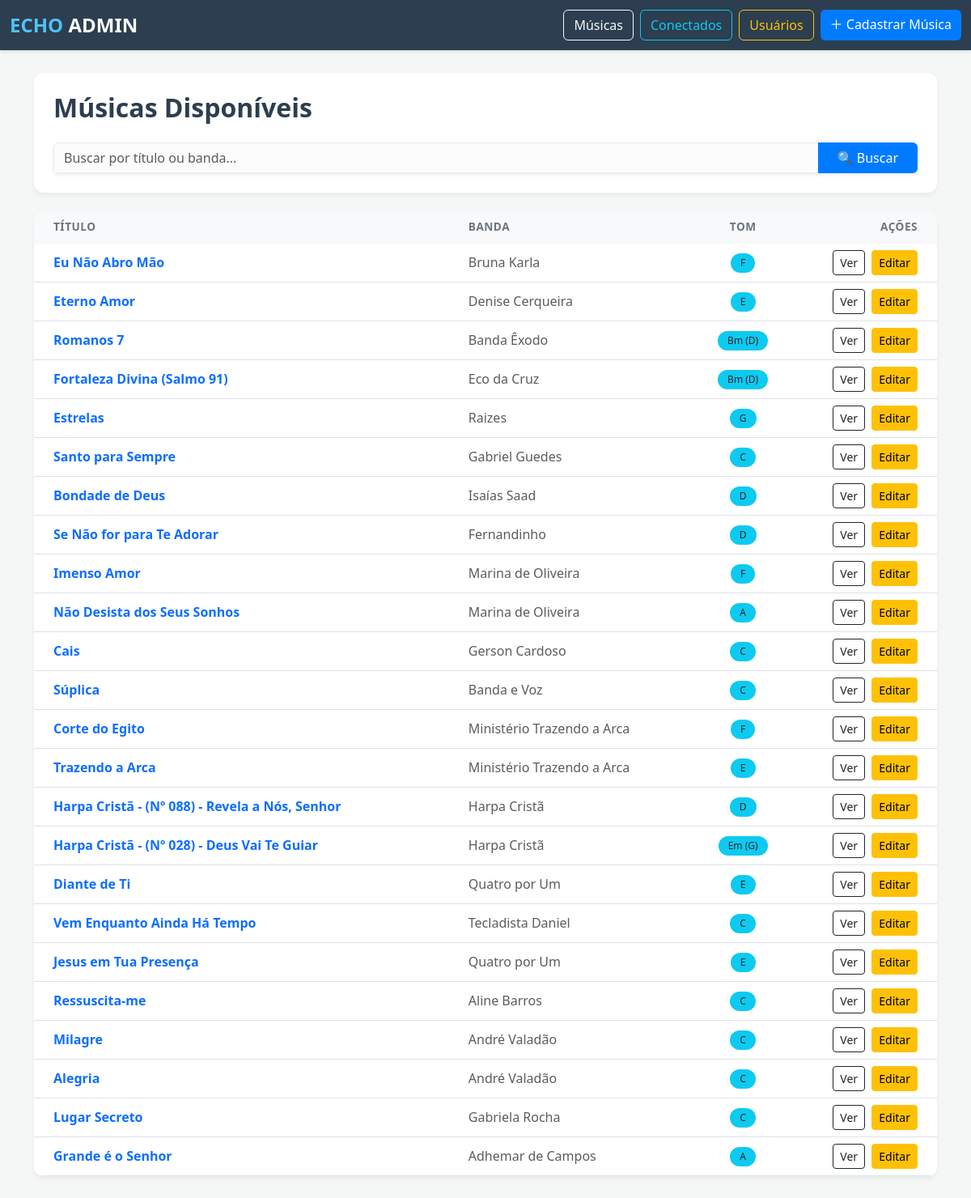
The app's page /cifras with its own data.
### tables this page shows
CREATE TABLE cifras (
            id INTEGER PRIMARY KEY AUTOINCREMENT,
            titulo TEXT NOT NULL,
            banda TEXT NOT NULL,
            tom TEXT NOT NULL,
            capotraste TEXT,
            afinacao TEXT,
            letra TEXT NOT NULL,
            cifra TEXT NOT NULL,
            arquivo TEXT,
            created_at TEXT NOT NULL
        );

### app.py (the view)
@app.route("/cifras")
def listar_cifras():
    conn = get_cifras_conn()
    q = request.args.get("q", "").strip()
    if q:
        musicas = conn.execute("SELECT * FROM cifras WHERE titulo LIKE ? OR banda LIKE ? ORDER BY created_at DESC", (f"%{q}%", f"%{q}%")).fetchall()
    else:
        musicas = conn.execute("SELECT * FROM cifras ORDER BY created_at DESC").fetchall()
    conn.close()
    return render_template("index.html", musicas=musicas, q=q)

### app.py (called while the page is built)
def get_cifras_conn():
    conn = sqlite3.connect(CIFRAS_DB_PATH)
    conn.row_factory = sqlite3.Row
    return conn

### templates/index.html (shortened to what this page needs)
{% extends 'base.html' %}
{% block content %}
<div class="row mb-4">
    <div class="col-12">
        <div class="card bg-white p-4">
            <h2 class="mb-4 fw-bold" style="color: var(--nav-dark);">Músicas Disponíveis</h2>
            <form method="GET" action="{{ url_for('listar_cifras') }}">
                <div class="input-group shadow-sm">
                    <input type="text" name="q" class="form-control border-light-subtle"
                           placeholder="Buscar por título ou banda..." value="{{ q or '' }}" style="background-color: #fcfcfc;">
                    <button class="btn btn-primary px-4" type="submit">🔍 Buscar</button>
                </div>
            </form>
        </div>
    </div>
</div>
<div class="card bg-white overflow-hidden">
    <div class="table-responsive">
        <table class="table table-hover align-middle mb-0">
            <thead class="table-light">
                <tr>
                    <th class="ps-4">Título</th>
                    <th>Banda</th>
                    <th class="text-center">Tom</th>
                    <th class="text-end pe-4">Ações</th>
                </tr>
            </thead>
            <tbody>
                {% for musica in musicas %}
                <tr>
                    <td class="ps-4 fw-bold text-primary">{{ musica.titulo }}</td>
                    <td class="text-muted">{{ musica.banda }}</td>
                    <td class="text-center">
                        <span class="badge rounded-pill bg-info text-dark">{{ musica.tom }}</span>
                    </td>
                    <td class="text-end pe-4">
                        <a href="{{ url_for('detalhar_cifra', cifra_id=musica.id) }}" class="btn btn-sm btn-outline-dark me-1">Ver</a>
                        <a href="{{ url_for('editar_cifra', cifra_id=musica.id) }}" class="btn btn-sm btn-warning">Editar</a>
                    </td>
                </tr>
                {% else %}
                <tr>
                    <td colspan="4" class="text-center py-5 text-muted">
                        <p class="mb-0">Nenhuma cifra cadastrada ainda.</p>
                    </td>
                </tr>
                {% endfor %}
            </tbody>
        </table>
    </div>
</div>
{% endblock %}

### templates/base.html (shortened to what this page needs)
<!doctype html>
<html lang="pt-br">
<head>
    <link href="https://cdn.jsdelivr.net/npm/bootstrap@5.3.0-alpha1/dist/css/bootstrap.min.css" rel="stylesheet">
</head>
<body>
    <nav class="navbar navbar-expand-lg navbar-dark fixed-top">
        <div class="container-fluid">
            <a class="navbar-brand fw-bold" href="{{ url_for('listar_cifras') }}">
                <span style="color: #4fc3f7;">ECHO</span> ADMIN
            </a>
            <div class="collapse navbar-collapse" id="navbarNav">
                <div class="navbar-nav ms-auto">
                    <a href="{{ url_for('listar_cifras') }}" class="btn btn-outline-light me-2 mb-2 mb-lg-0">Músicas</a>
                    <a href="{{ url_for('usuarios_conectados') }}" class="btn btn-outline-info me-2 mb-2 mb-lg-0">Conectados</a>
                    <a href="{{ url_for('gerenciar_usuarios') }}" class="btn btn-outline-warning me-2 mb-2 mb-lg-0">Usuários</a>
                    <a href="{{ url_for('criar_cifra') }}" class="btn btn-primary">＋ Cadastrar Música</a>
                </div>
            </div>
        </div>
    </nav>
    <div class="container main-wrapper">
        {% block content %}{% endblock %}
    </div>
</body>
</html>

### templates/base.html (style rules this page uses)
:root { --bg-light: #f4f7f6; --accent-blue: #007bff; --nav-dark: #2c3e50; }
body { background-color: var(--bg-light); color: #333; font-family: 'Segoe UI', Tahoma, Geneva, Verdana, sans-serif; }
.navbar { background-color: var(--nav-dark) !important; box-shadow: 0 2px 4px rgba(0,0,0,0.1); }
.navbar-brand { font-size: 1.5rem; }
.btn-primary { background-color: var(--accent-blue); border: none; }
.main-wrapper { padding-top: 90px; padding-bottom: 40px; min-height: 100vh; }
.card { border: none; border-radius: 12px; box-shadow: 0 4px 6px rgba(0,0,0,0.05); }

### templates/index.html (style rules this page uses)
.table thead th { font-weight: 600; text-transform: uppercase; font-size: 0.85rem; letter-spacing: 0.5px; color: #6c757d; border-bottom: 2px solid #f8f9fa; }
.badge { font-weight: 500; padding: 0.5em 1em; }

### records on screen
cifras: titulo "Eu Não Abro Mão", banda "Bruna Karla", tom "F"
cifras: titulo "Eterno Amor", banda "Denise Cerqueira", tom "E"
cifras: titulo "Romanos 7", banda "Banda Êxodo", tom "Bm (D)"
cifras: titulo "Fortaleza Divina (Salmo 91)", banda "Eco da Cruz", tom "Bm (D)"
cifras: titulo "Estrelas", banda "Raizes", tom "G"
cifras: titulo "Santo para Sempre", banda "Gabriel Guedes", tom "C"
cifras: titulo "Bondade de Deus", banda "Isaías Saad", tom "D"
cifras: titulo "Se Não for para Te Adorar", banda "Fernandinho", tom "D"
cifras: titulo "Imenso Amor", banda "Marina de Oliveira", tom "F"
cifras: titulo "Não Desista dos Seus Sonhos", banda "Marina de Oliveira", tom "A"
cifras: titulo "Cais", banda "Gerson Cardoso", tom "C"
cifras: titulo "Súplica", banda "Banda e Voz", tom "C"
cifras: titulo "Corte do Egito", banda "Ministério Trazendo a Arca", tom "F"
cifras: titulo "Trazendo a Arca", banda "Ministério Trazendo a Arca", tom "E"
cifras: titulo "Harpa Cristã - (Nº 088) - Revela a Nós, Senhor", banda "Harpa Cristã", tom "D"
cifras: titulo "Harpa Cristã - (Nº 028) - Deus Vai Te Guiar", banda "Harpa Cristã", tom "Em (G)"
cifras: titulo "Diante de Ti", banda "Quatro por Um", tom "E"
cifras: titulo "Vem Enquanto Ainda Há Tempo", banda "Tecladista Daniel", tom "C"
cifras: titulo "Jesus em Tua Presença", banda "Quatro por Um", tom "E"
cifras: titulo "Ressuscita-me", banda "Aline Barros", tom "C"
cifras: titulo "Milagre", banda "André Valadão", tom "C"
cifras: titulo "Alegria", banda "André Valadão", tom "C"
cifras: titulo "Lugar Secreto", banda "Gabriela Rocha", tom "C"
cifras: titulo "Grande é o Senhor", banda "Adhemar de Campos", tom "A"
